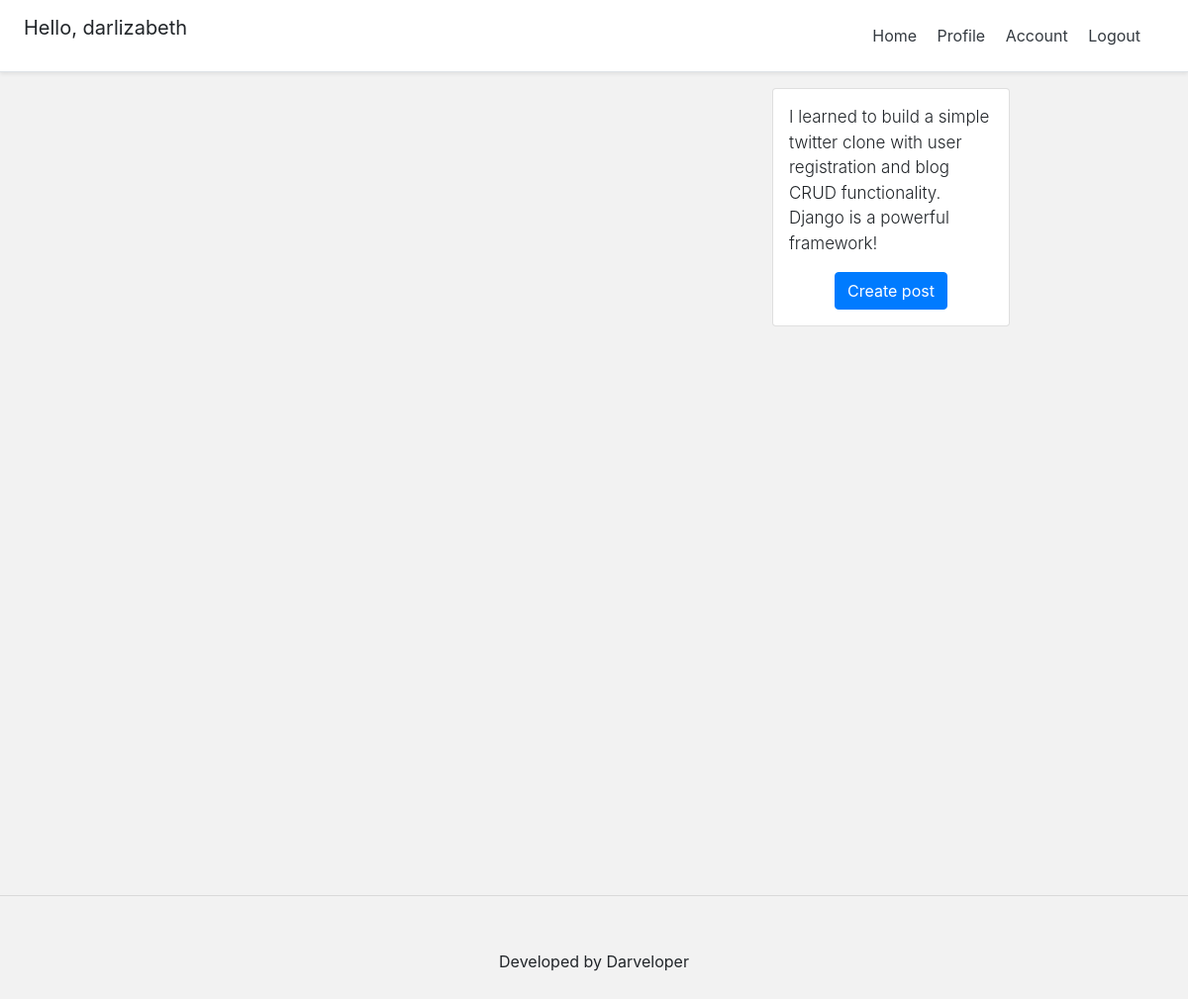
The app's page / (signed in), older data.
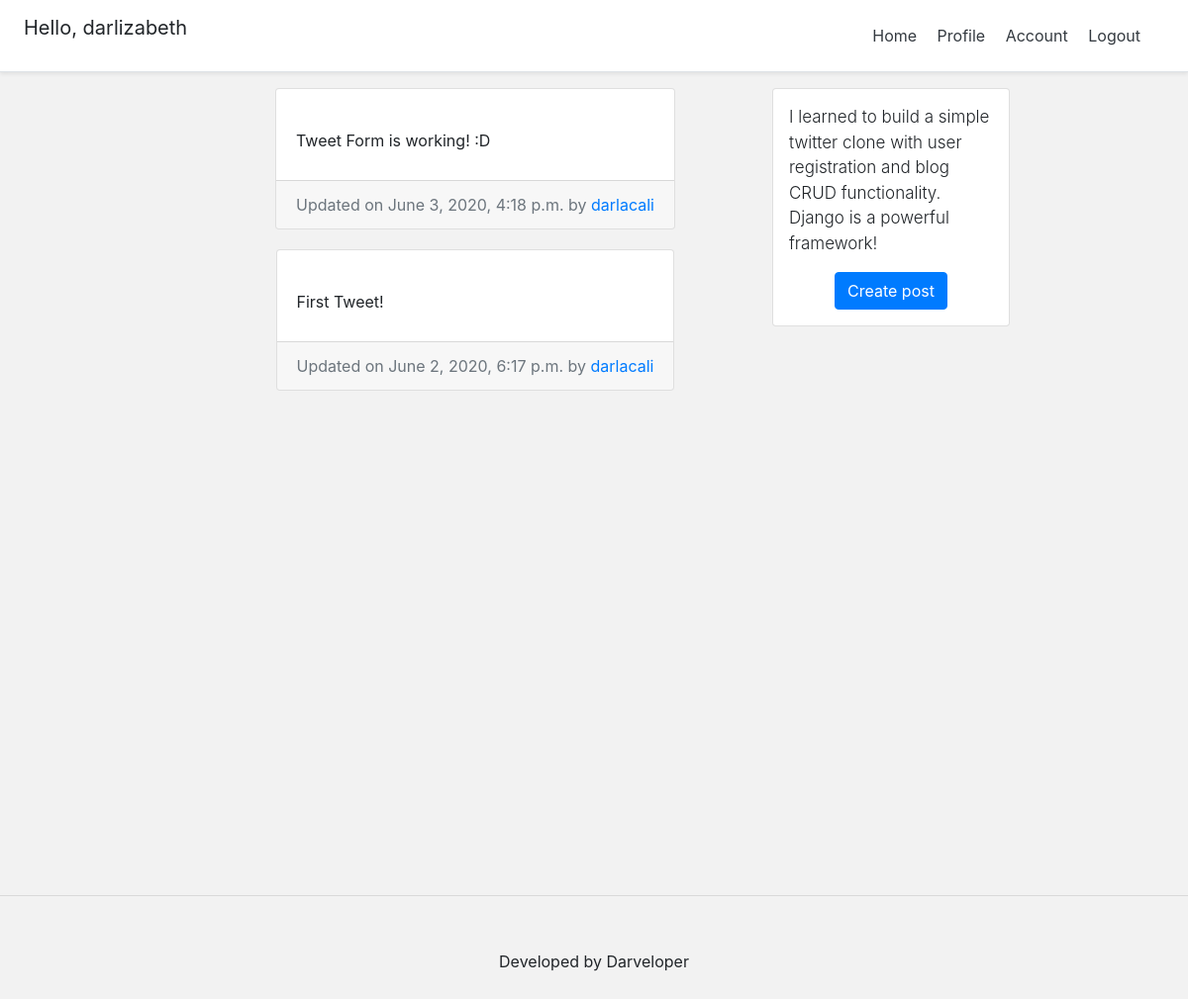
The same page, newer data.
### tweet/models.py (models this page shows, shortened)
class Tweet(models.Model):
    body = models.TextField(max_length=240, null=False, blank=False)
    date_published = models.DateTimeField(auto_now_add=True, verbose_name="date published")
    date_updated = models.DateTimeField(auto_now=True, verbose_name="date updated")
    author = models.ForeignKey(settings.AUTH_USER_MODEL, on_delete=models.CASCADE)
    slug = models.SlugField(blank=True, unique=True)

### twitteruser/models.py (models this page shows, shortened)
class Account(AbstractBaseUser):
    email = models.EmailField(verbose_name="email", max_length=60, unique=True)
    username = models.CharField(max_length=30, unique=True)
    date_joined = models.DateTimeField(verbose_name='date joined', auto_now=True)
    last_login = models.DateTimeField(verbose_name='last login', auto_now=True)
    is_admin = models.BooleanField(default=False)
    is_active = models.BooleanField(default=True)
    is_staff = models.BooleanField(default=False)
    is_superuser = models.BooleanField(default=False)
    USERNAME_FIELD = 'email'
    REQUIRED_FIELDS = ['username']
    objects = MyAccountManager()
    def __str__(self):
        return self.username

### twitter/views.py (the view)
# urls.py: path('', views.home_view, name='home'),
@login_required
def home_view(request):
    context = {}
    tweets = Tweet.objects.all().order_by('-date_updated')
    context['tweets'] = tweets
    return render(request, 'home.html', context)

### twitter/templates/home.html (shortened to what this page needs)
{% extends 'base.html' %}
{% load static %}
{% block content %}
<div class="container">
	<div class="row">
		<div class="left-column col-lg-7 offset-lg-1">
			{% for post in tweets %}
				<div class="tweet-post-container">
					{% include 'snippets/tweet_snippet.html' with tweet=post %}
				</div>
			{% endfor %}
		</div>
		<div class="right-column col-lg-3 d-lg-flex d-none flex-column">
			<div class="card create-post-bar d-flex flex-column p-3">
				<p class="lead">I learned to build a simple twitter clone with user registration and blog CRUD functionality. Django is a powerful
                    framework!</p>
				<p class="m-auto"><a class="btn btn-primary" href="{% url 'tweet:create' %}">Create post</a></p>
			</div>
		</div>
	</div>
</div>
{% endblock content %}

### tweet/templates/snippets/tweet_snippet.html (shortened to what this page needs)
<div class="container">
	<div class="row">
		<div class="card m-auto">
			<div class="card-body mt-2 mb-2">
				<p class="card-text">{{tweet.body|truncatechars:180}}</p>
			</div>
			<div class="card-footer text-muted">
			  Updated on {{tweet.date_updated}} by <a href="{% url 'profile' tweet.author %}">{{tweet.author}}</a>
			</div>
		</div>
	</div>
</div>

Row changes from the older to the newer data that the page shows:
added Tweet: body "Tweet Form is working! :D", date_updated "June 3, 2020, 4:18 p.m.", author "darlacali"
added Tweet: body "First Tweet!", date_updated "June 2, 2020, 6:17 p.m.", author "darlacali"
